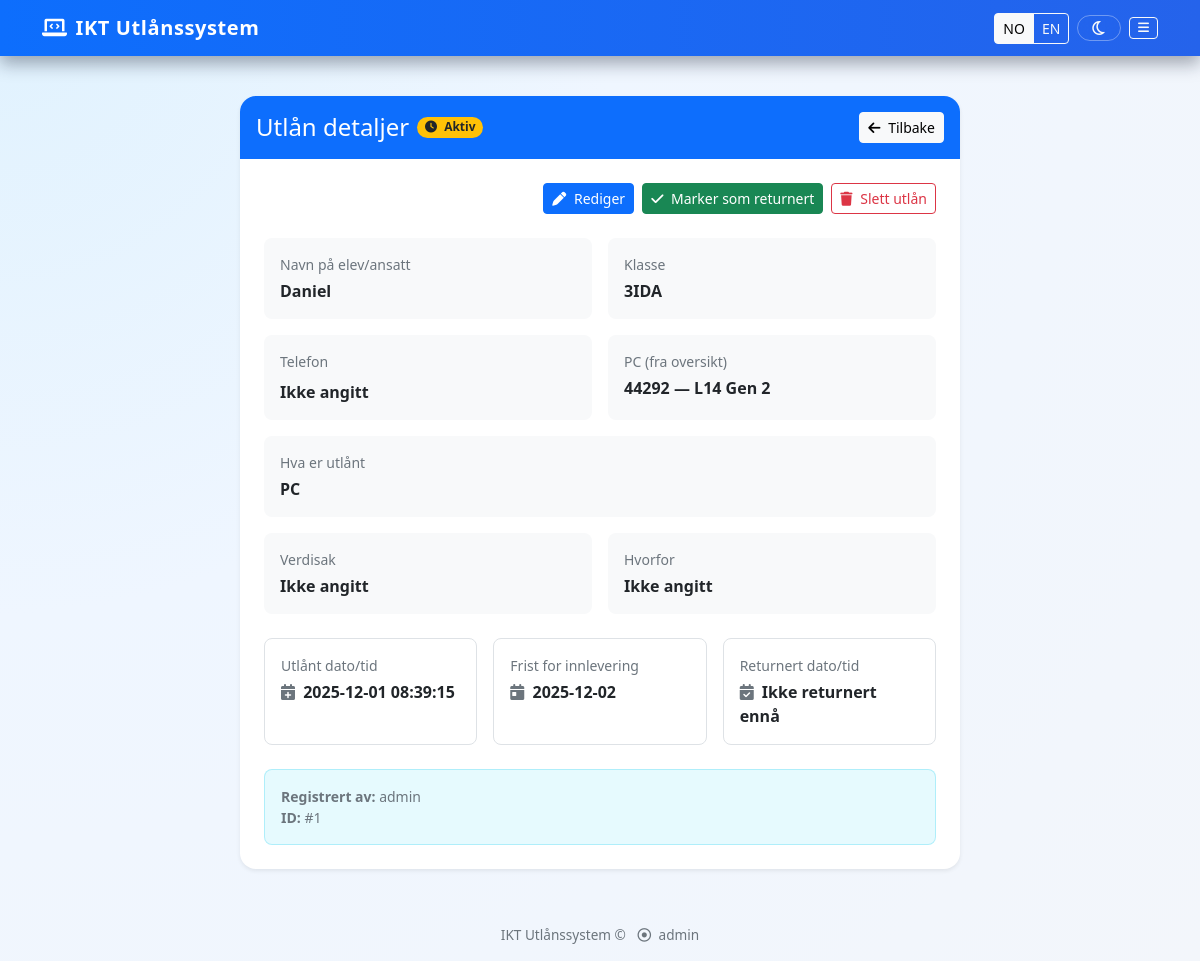
Page /loan/1 (signed in) on the committed database.
### app.py (models this page shows, shortened)
class Loan(db.Model):
    __tablename__ = "loan"
    id = db.Column(db.Integer, primary_key=True)
    borrower_name = db.Column(db.String(100), nullable=False)
    borrower_phone = db.Column(db.String(30))
    class_info = db.Column(db.String(50))
    item = db.Column(db.String(100), nullable=False)
    reason = db.Column(db.String(200))
    checkout_date = db.Column(db.DateTime, default=datetime.utcnow)
    value = db.Column(db.String(100))
    due_date = db.Column(db.DateTime, nullable=True)
    return_date = db.Column(db.DateTime, nullable=True)
    user_id = db.Column(db.Integer, db.ForeignKey('user.id'), nullable=False)
    is_returned = db.Column(db.Boolean, default=False)
    pc_id = db.Column(db.Integer, db.ForeignKey('pc.id'), nullable=True)
    pc = db.relationship('PC', backref='loans')

class PC(db.Model):
    __tablename__ = "pc"  # stabilt tabellnavn
    id = db.Column(db.Integer, primary_key=True)
    ok_number = db.Column(db.String(50), unique=True, nullable=False)
    model_type = db.Column(db.String(100), nullable=False)
    notes = db.Column(db.String(200))

class User(db.Model):
    id = db.Column(db.Integer, primary_key=True)
    username = db.Column(db.String(100), unique=True, nullable=False)
    password_hash = db.Column(db.String(200), nullable=False)
    is_admin = db.Column(db.Boolean, default=False)
    loans = db.relationship('Loan', backref='user', lazy=True)

### app.py (the view)
@app.route('/loan/<int:loan_id>')
@login_required
def loan_detail(loan_id):
    loan = Loan.query.get_or_404(loan_id)
    loan.checkout_date_local = utc_to_local(loan.checkout_date)
    loan.return_date_local = utc_to_local(loan.return_date)
    is_admin = session.get('is_admin', False)
    is_owner = loan.user_id == session.get('user_id')
    if not is_admin and not is_owner:
        flash('Du har ikke tilgang til å se dette utlånet.', 'danger')
        return redirect(url_for('dashboard'))
    return render_template(
        'loan_detail.html',
        loan=loan,
        is_admin=is_admin,
        is_owner=is_owner
    )

### app.py (called while the page is built)
def translate(text: str) -> str:
    lang = session.get("lang", "no")
    if lang == "en":
        return translations.get("en", {}).get(text, text)
    return text

def translate_item(text: str) -> str:
    if not text:
        return text
    lang = session.get("lang", "no")
    if lang == "en":
        return item_translations_en.get(text, text)
    return text

def translate_class(text: str) -> str:
    if not text:
        return text
    lang = session.get("lang", "no")
    if lang == "en":
        return class_translations_en.get(text, text)
    return text

def utc_to_local(utc_dt):
    if utc_dt is None:
        return None
    if OSLO_TZ is None:
        return utc_dt
    local_tz = OSLO_TZ
    if utc_dt.tzinfo is None:
        utc_dt = utc_dt.replace(tzinfo=UTC_TZ)
    return utc_dt.astimezone(local_tz)

def login_required(f):
    @wraps(f)
    def wrap(*args, **kwargs):
        if 'user_id' not in session:
            flash('Du må logge inn først.', 'danger')
            return redirect(url_for('login'))
        return f(*args, **kwargs)
    return wrap

@app.context_processor
def inject_admin_flag():
    return {
        "is_admin": session.get("is_admin", False),
        "t": translate,
        "item_t": translate_item,
        "class_t": translate_class,  # 👈 use this in templates for loan.class_info
        "current_lang": session.get("lang", "no"),
    }

### templates/loan_detail.html (shortened to what this page needs)
{% extends 'base.html' %}
{% block content %}
<div class="container py-3">
  <div class="row justify-content-center">
    <div class="col-lg-9 col-xl-8">
      <div class="card shadow-sm border-0">
        <div class="card-header bg-primary text-white p-3 border-0 rounded-top">
          <div class="d-flex flex-column flex-md-row justify-content-between align-items-md-center gap-2">
            <div class="d-flex align-items-center gap-2">
              <h4 class="mb-0">{{ t('Utlån detaljer') }}</h4>
              {% if loan.is_returned %}
              <span class="badge rounded-pill bg-success">
                <i class="fas fa-check me-1"></i> {{ t('Returnert') }}
              </span>
              {% else %}
              <span class="badge rounded-pill bg-warning text-dark">
                <i class="fas fa-clock me-1"></i> {{ t('Aktiv') }}
              </span>
              {% endif %}
            </div>
            <div class="d-flex gap-2">
              <a href="{{ url_for('dashboard') }}" class="btn btn-light btn-sm">
                <i class="fas fa-arrow-left me-1"></i> {{ t('Tilbake') }}
              </a>
            </div>
          </div>
        </div>
        <div class="card-body p-4">
          <div class="d-flex flex-wrap justify-content-end gap-2 mb-4">
            {% if (is_admin or is_owner) %}
            <a href="{{ url_for('edit_loan', loan_id=loan.id) }}" class="btn btn-primary btn-sm">
              <i class="fas fa-pen me-1"></i> {{ t('Rediger') }}
            </a>
            {% endif %}
            {% if not loan.is_returned and (is_admin or is_owner) %}
            <form method="post" action="{{ url_for('return_loan', loan_id=loan.id) }}" class="d-inline">
              <button type="submit" class="btn btn-success btn-sm">
                <i class="fas fa-check me-1"></i> {{ t('Marker som returnert') }}
              </button>
            </form>
            {% endif %}
            {% if is_admin %}
            <form method="post" action="{{ url_for('delete_loan', loan_id=loan.id) }}" class="d-inline"
              onsubmit="return confirm('{{ t('Er du sikker på at du vil slette dette utlånet? Denne handlingen kan ikke angres.') }}');">
              <button type="submit" class="btn btn-outline-danger btn-sm">
                <i class="fas fa-trash me-1"></i> {{ t('Slett utlån') }}
              </button>
            </form>
            {% endif %}
          </div>
          <div class="row g-3">
            <div class="col-md-6">
              <div class="p-3 bg-light rounded-3 h-100">
                <div class="text-muted small mb-1">{{ t('Navn på elev/ansatt') }}</div>
                <div class="fw-semibold">{{ loan.borrower_name }}</div>
              </div>
            </div>
            <div class="col-md-6">
              <div class="p-3 bg-light rounded-3 h-100">
                <div class="text-muted small mb-1">{{ t('Klasse') }}</div>
                <div class="fw-semibold">
                  {% if loan.class_info %}
                  {{ class_t(loan.class_info) }}
                  {% else %}
                  {{ t('Ikke angitt') }}
                  {% endif %}
                </div>
              </div>
            </div>
            <div class="col-md-6">
              <div class="p-3 bg-light rounded-3 h-100">
                <div class="text-muted small mb-2">{{ t('Telefon') }}</div>
                {% if loan.borrower_phone %}
                <div class="d-flex align-items-center justify-content-between border rounded-3 bg-white px-3 py-2">
                  <a href="tel:{{ loan.borrower_phone }}" class="text-decoration-none fw-semibold">
                    <i class="fa-solid fa-phone me-2 text-success"></i>{{ loan.borrower_phone }}
                  </a>
                  <button type="button" class="btn btn-sm btn-outline-secondary" id="copyPhoneBtn"
                    title="Kopier nummer">
                    <i class="fa-regular fa-copy"></i>
                  </button>
                </div>
                <div class="text-muted small mt-1">
                  {{ t('Klikk nummeret for å ringe.') }}
                </div>
                {% else %}
                <div class="fw-semibold">{{ t('Ikke angitt') }}</div>
                {% endif %}
              </div>
            </div>
            {% if loan.pc %}
            <div class="col-md-6">
              <div class="p-3 bg-light rounded-3 h-100">
                <div class="text-muted small mb-1">{{ t('PC (fra oversikt)') }}</div>
                <div class="fw-semibold">
                  {{ loan.pc.ok_number }} — {{ loan.pc.model_type }}
                </div>
              </div>
            </div>
            {% endif %}
            <div class="col-12">
              <div class="p-3 bg-light rounded-3">
                <div class="text-muted small mb-1">{{ t('Hva er utlånt') }}</div>
                <div class="fw-semibold">{{ item_t(loan.item) }}</div>
              </div>
            </div>
            <div class="col-md-6">
              <div class="p-3 bg-light rounded-3 h-100">
                <div class="text-muted small mb-1">{{ t('Verdisak') }}</div>
                <div class="fw-semibold">{{ loan.value or t('Ikke angitt') }}</div>
              </div>
            </div>
            <div class="col-md-6">
              <div class="p-3 bg-light rounded-3 h-100">
                <div class="text-muted small mb-1">{{ t('Hvorfor') }}</div>
                <div class="fw-semibold">{{ loan.reason or t('Ikke angitt') }}</div>
              </div>
            </div>
          </div>
          <div class="row g-3 mt-2">
            <div class="col-md-4">
              <div class="p-3 border rounded-3 h-100">
                <div class="text-muted small mb-1">{{ t('Utlånt dato/tid') }}</div>
                <div class="fw-semibold">
                  <i class="fas fa-calendar-plus me-1 text-muted"></i>
                  {{ loan.checkout_date_local.strftime('%Y-%m-%d %H:%M:%S') }}
                </div>
              </div>
            </div>
            <div class="col-md-4">
              <div class="p-3 border rounded-3 h-100">
                <div class="text-muted small mb-1">{{ t('Frist for innlevering') }}</div>
                <div class="fw-semibold">
                  <i class="fas fa-calendar-day me-1 text-muted"></i>
                  {% if loan.due_date %}
                  {{ loan.due_date.strftime('%Y-%m-%d') }}
                  {% else %}
                  {{ t('Ikke angitt') }}
                  {% endif %}
                </div>
              </div>
            </div>
            <div class="col-md-4">
              <div class="p-3 border rounded-3 h-100">
                <div class="text-muted small mb-1">{{ t('Returnert dato/tid') }}</div>
                <div class="fw-semibold">
                  <i class="fas fa-calendar-check me-1 text-muted"></i>
                  {% if loan.return_date %}
                  {{ loan.return_date_local.strftime('%Y-%m-%d %H:%M:%S') }}
                  {% else %}
                  {{ t('Ikke returnert ennå') }}
                  {% endif %}
                </div>
              </div>
            </div>
          </div>
          <div class="mt-4 p-3 bg-info bg-opacity-10 border border-info border-opacity-25 rounded-3">
            <div class="small text-muted">
              <div><strong>{{ t('Registrert av:') }}</strong> {{ loan.user.username }}</div>
              <div><strong>ID:</strong> #{{ loan.id }}</div>
            </div>
          </div>
        </div>
      </div>
    </div>
  </div>
</div>
{% endblock %}

### templates/base.html (shortened to what this page needs)
<!DOCTYPE html>
<html lang="{{ 'en' if current_lang == 'en' else 'nb' }}">
<head>
    <link href="https://cdn.jsdelivr.net/npm/bootstrap@5.3.0-alpha1/dist/css/bootstrap.min.css" rel="stylesheet">
    <link rel="stylesheet" href="https://cdnjs.cloudflare.com/ajax/libs/font-awesome/6.0.0/css/all.min.css">
</head>
<body>
    <nav class="navbar navbar-dark fixed-top">
        <div class="container d-flex justify-content-between align-items-center">
            <a class="navbar-brand d-flex align-items-center gap-2"
                href="{{ url_for('dashboard') if session.get('user_id') else url_for('login') }}">
                <i class="fa-solid fa-laptop-code"></i>
                <span>{{ t('IKT Utlånssystem') }}</span>
            </a>
            <div class="d-flex align-items-center gap-2">
                <div class="btn-group">
                    <a href="{{ url_for('set_language', lang_code='no') }}"
                        class="btn btn-sm btn-outline-light {% if current_lang in ['no', 'nb'] %}active{% endif %}"
                        title="{{ t('Bytt til norsk') }}">
                        NO
                    </a>
                    <a href="{{ url_for('set_language', lang_code='en') }}"
                        class="btn btn-sm btn-outline-light {% if current_lang == 'en' %}active{% endif %}"
                        title="{{ t('Switch to English') }}">
                        EN
                    </a>
                </div>
                {% if session.user_id %}
                <button id="themeToggle" type="button" class="btn btn-sm btn-outline-light theme-toggle-btn btn-icon">
                    <i class="fa-regular fa-moon" id="themeIcon"></i>
                </button>
                <button class="btn btn-sm btn-outline-light btn-icon" type="button" data-bs-toggle="offcanvas"
                    data-bs-target="#mainMenu" aria-controls="mainMenu">
                    <i class="fa-solid fa-bars"></i>
                </button>
                {% endif %}
            </div>
        </div>
    </nav>
    <div class="content container py-4">
        {% block content %}{% endblock %}
    </div>
    <footer class="text-center">
        <div class="container">
            <p class="mb-0">
                {{ t('IKT Utlånssystem') }} &copy;
                <span class="text-muted ms-2">
                    <i class="fa-regular fa-circle-dot me-1"></i> {{ session.username or "" }}
                </span>
            </p>
        </div>
    </footer>
</body>
</html>

### templates/base.html (style rules this page uses)
:root { --bg-body: #f3f6fb; --bg-card: #ffffff; --bg-navbar: #0d6efd; --text-main: #212529; --text-muted: #6c757d; --border-soft: #e1e4eb; --shadow-soft: 0 0.25rem 0.75rem rgba(15, 23, 42, 0.12); --table-stripe: #f9fbff; }
body { padding-top: 56px; min-height: 100vh; display: flex; flex-direction: column; background: radial-gradient(circle at top left, #e0f2fe, #eff6ff 40%, var(--bg-body) 100%); color: var(--text-main); transition: background 0.35s ease, color 0.35s ease; }
.content { flex: 1; padding-top: 1rem; padding-bottom: 2rem; }
footer { margin-top: auto; padding: 1rem 0; background-color: transparent; color: var(--text-muted); font-size: 0.85rem; }
.card { background-color: var(--bg-card); border: 1px solid var(--border-soft); box-shadow: var(--shadow-soft); border-radius: 1rem; transition: transform 0.15s ease, box-shadow 0.15s ease, background-color 0.35s ease, border-color 0.35s ease; }
.card-header { border-radius: 1rem 1rem 0 0 !important; }
.navbar { background: linear-gradient(90deg, var(--bg-navbar), #2563eb) !important; box-shadow: 0 0.5rem 1rem rgba(15, 23, 42, 0.35); }
.navbar-brand { font-weight: 700; letter-spacing: 0.03em; }
.btn-icon { display: inline-flex; align-items: center; justify-content: center; gap: 0.35rem; }
.btn-icon i { font-size: 0.9em; }
.theme-toggle-btn { border-radius: 999px !important; padding: 0.25rem 0.8rem; border: 1px solid rgba(255, 255, 255, 0.35) !important; backdrop-filter: blur(8px); }
.theme-toggle-btn i { font-size: 1rem; }
.text-muted { color: var(--text-muted) !important; }

### rows in the picture
Loan: borrower_name "Daniel", class_info "3IDA", item "PC", value "Ikke angitt", reason "Ikke angitt", due_date "2025-12-02", id "1"
PC: pc.ok_number "44292", pc.model_type "L14 Gen 2"
User: user.username "admin", username "admin"

### other values in the picture
{{ t('IKT Utlånssystem') }} "IKT Utlånssystem"
{{ t('Utlån detaljer') }} "Utlån detaljer"
{{ t('Aktiv') }} "Aktiv"
{{ t('Tilbake') }} "Tilbake"
{{ t('Rediger') }} "Rediger"
{{ t('Marker som returnert') }} "Marker som returnert"
{{ t('Slett utlån') }} "Slett utlån"
{{ t('Navn på elev/ansatt') }} "Navn på elev/ansatt"
{{ t('Klasse') }} "Klasse"
{{ t('Telefon') }} "Telefon"
{{ t('Ikke angitt') }} "Ikke angitt"
{{ t('PC (fra oversikt)') }} "PC (fra oversikt)"
{{ t('Hva er utlånt') }} "Hva er utlånt"
{{ t('Verdisak') }} "Verdisak"
{{ t('Hvorfor') }} "Hvorfor"
